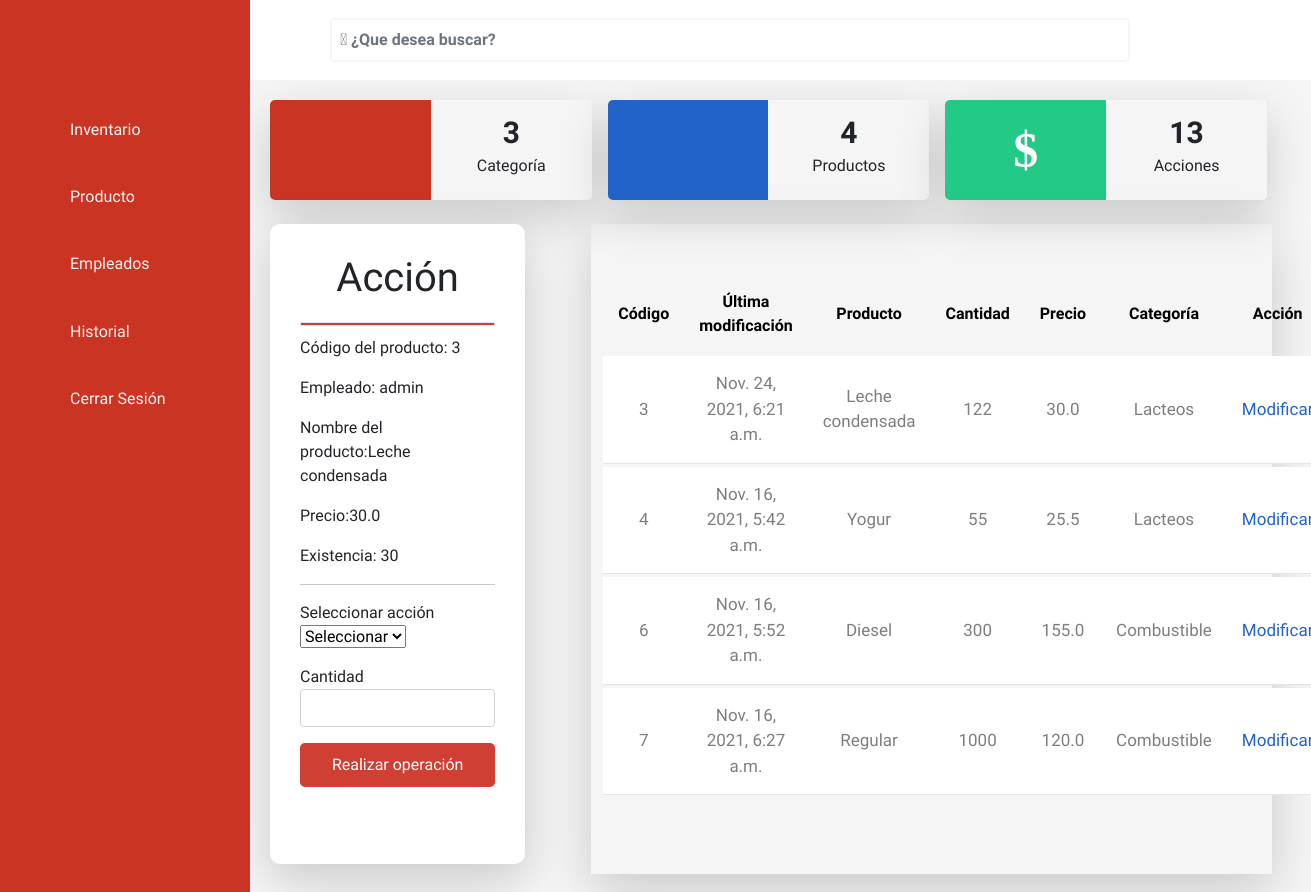
Screenshot of /NahuCar/inventory/3/ (signed in) with the database file from the repository.
### app_inventario/models.py (models this page shows, shortened)
class Inventories(models.Model):
    created_date    = models.DateTimeField(auto_now_add=True, null=True, blank=True)
    updated_date    = models.DateTimeField(auto_now=True, null=True, blank=True)
    inventory_stock = models.IntegerField(null=True, blank=True)
    product         = models.ForeignKey(Product, on_delete=models.CASCADE, null=True, blank=True)

class Product(models.Model):
    product_name      = models.CharField(max_length=50, null=True, blank=True)
    product_existence = models.IntegerField(null=True,blank=True)
    product_price     = models.FloatField(null=True, blank=True)
    category          = models.ForeignKey(Categories,on_delete=models.CASCADE, null=True, blank=True)
    product_active    = models.CharField(max_length=1, default="1", null=True, blank=True)

class Categories(models.Model):
    category_name = models.CharField(max_length=50, null=True, blank=True)

### app_inventario/views.py (the view, shortened to what this page needs)
# urls.py: path('inventory/', views.inventory, name='inventory'),
@login_required
def inventory(request,uid=None):
    if (request.method == "GET" and uid is None):
        categories =Categories.objects.all()
        products =  Product.objects.all()
        inventory = Inventories.objects.filter(product__product_active='1')
        history = InventoriesHistory.objects.all()
        q = request.GET.get('q')
        if q:
            if Inventories.objects.filter(id__startswith=q):
                inventory = Inventories.objects.filter(id__startswith=q).order_by('id')
            elif Inventories.objects.filter(updated_date__startswith=q):
                inventory = Inventories.objects.filter(updated_date__startswith=q).order_by('updated_date')
            elif Inventories.objects.filter(inventory_stock__startswith=q):
                inventory = Inventories.objects.filter(inventory_stock__startswith=q).order_by('inventory_stock')
            elif Product.objects.filter(product_name__startswith=q):
                inventory = Inventories.objects.filter(product__product_name__startswith=q)
            elif Product.objects.filter(product_price__startswith=q):
                inventory = Inventories.objects.filter(product__product_price__startswith=q)
            elif Categories.objects.filter(category_name__startswith=q):
                category_resultado = Categories.objects.filter(category_name__startswith=q)
                inventario = ""
                for x in category_resultado:
                    if Product.objects.filter(category=x):
                        inventory = Inventories.objects.filter(product__category=x)
                    elif inventario=="":
                        inventory = Inventories.objects.filter(product__product_active='1')
            else:
                inventory = Inventories.objects.filter(product__product_active='1')
        else:
            inventory = Inventories.objects.filter(product__product_active='1')
        ctx = {
            "count_categories": len(categories),
            "count_products": len(products),
            "count_inventory":len(history),
            "inventories": inventory,
        }
        return render(request, 'inventario/inventory.html', ctx)
    elif (request.method == "GET" and uid is not None):
        categories =Categories.objects.all()
        products =  Product.objects.all()
        history = InventoriesHistory.objects.all()
        inventory_by_id = get_object_or_404(Inventories, pk=uid)
        inventory = Inventories.objects.filter(product__product_active=1)
        ctx = {
            "count_categories": len(categories),
            "count_products": len(products),
            "count_inventory":len(history),
            "inventories": inventory,
            "inventory_by_id":inventory_by_id
        }
        return render(request, 'inventario/inventory.html', ctx)

### app_inventario/templates/inventario/inventory.html (shortened to what this page needs)
{% extends 'base.html' %}
{% load static %}
{% block css %}
    <link rel="stylesheet" href="{% static 'NahuCar/css/input_search.css' %}">
    <link rel="stylesheet" href="{% static 'NahuCar/css/form.css' %}">
    <link rel="stylesheet" href="{% static 'NahuCar/css/table.css' %}">
     <link rel="stylesheet" href="{% static 'NahuCar/css/inventory.css' %}">
{% endblock css %}
{% block search %}
    <form action="{% url 'NahuCar:inventory' %}" method="get">
        <input style="width:100vh;"type="search" name="q" value="{{ q|default_if_none:'' }}" class="form-control" autocomplete="off" placeholder=" ¿Que desea buscar?">
    </form>
{% endblock search %}
{% block container %}
    <div class="container">
        <div class="row container-analysis">
            <div class="box-analysis shadow-lg">
                <div id="box-category" class="box-icon">
                    <i class="fas fa-list-ul"></i>
                </div>
                <div class="box-description">
                    <p>{{count_categories}}</p>
                    <h4>Categoría</h4>
                </div>
            </div>
            <div class="box-analysis shadow-lg">
                <div id="box-product" class="box-icon">
                    <i class="fas fa-shopping-cart"></i>
                </div>
                <div class="box-description">
                    <p>{{count_products}}</p>
                    <h4>Productos</h4>
                </div>
            </div>
            <div class="box-analysis shadow-lg">
                <div id="box-action" class="box-icon">
                    <i class="fas fa-dollar-sign"></i>
                </div>
                <div class="box-description">
                    <p>{{count_inventory}}</p>
                    <h4>Acciones</h4>
                </div>
            </div>
        </div>
        <div class="row mt-4 ">
            <div class="col-3 shadow-lg style-form">
                {% if inventory_by_id %}
                    <h1 class="title-form">Acción</h1>
                    <div class="border"></div>
                    <p>Código del producto: {{inventory_by_id.id}}</p>
                    <p>Empleado: {{request.user}}</p>
                    <p>Nombre del producto:{{inventory_by_id.product.product_name}} </p>
                    <p>Precio:{{inventory_by_id.product.product_price}} </p>
                    <p>Existencia: {{inventory_by_id.product.product_existence}}</p>
                    <hr>
                    <form action="{% url 'NahuCar:inventory_update' inventory_by_id.id %}" method="post">
                        <div class="mb-3">
                            <label for="action">Seleccionar acción</label>
                            <select name="action" id="action" class="form-control-chosen">
                                <option value="">Seleccionar</option>
                            </select>
                        </div>
                        <div class="mb-3">
                            <label for="quantity">Cantidad</label>
                            <input type="text" name="quantity" class="form-control">
                        </div>
                        <button class="button-style">Realizar operación</button>
                    </form>
                {% else %}
                    <i>No hay datos para mostrar.</i>
                {% endif %}
            </div>
            <div class="col-8 shadow-lg ms-5">
                <table class="table-products mt-5">
                    <thead>
                        <tr>
                            <td>Código</td>
                            <td>Última modificación</td>
                            <td>Producto</td>
                            <td>Cantidad</td>
                            <td>Precio</td>
                            <td>Categoría</td>
                            <td>Acción</td>
                        </tr>
                    </thead>
                    <tbody>
                        {% for inventory in inventories  %}
                            <tr>
                                <td>{{inventory.id}}</td>
                                <td>{{inventory.updated_date}}</td>
                                <td>{{inventory.product.product_name}}</td>
                                <td>{{inventory.inventory_stock}}</td>
                                <td>{{inventory.product.product_price}}</td>
                                <td>{{inventory.product.category.category_name}}</td>
                                <td>
                                    <a href="{% url 'NahuCar:inventory_get' inventory.id %}">Modificar</a>
                                </td>
                            </tr>
                        {% endfor %}
                    </tbody>
                </table>
            </div>
        </div>
    </div>
{% endblock container %}

### app_inventario/static/NahuCar/css/menu.css (style rules this page uses)
* { margin: 0; padding: 0; box-sizing: border-box; text-decoration: none; }
body { margin-left: 80px; margin-top: 80px; transition: margin-left 300ms cubic-bezier(0.785, 0.135, 0.15, 0.86); background-color: #f5f5f5; font-family: 'muli','sans-serif'; }
a { text-decoration: none; }
h4 { font-size: 16px; }
.body-move { margin-left: 250px; }

### app_inventario/static/NahuCar/css/input_search.css (style rules this page uses)
input[type="search"] { margin-left: 30px; width: 70%; border: 2px solid #f5f5f5; border-radius: 5px; padding: 8px; }
input[type="search"]::placeholder { font-family: "Font Awesome 5 Free",'muli','sans-serif'; font-weight: 900; }

### app_inventario/static/NahuCar/css/form.css (style rules this page uses)
.style-form { height: 80vh; background-color: #fff; border-radius: 10px; box-shadow: 10px 10px 32px 0px rgba(0,0,0,0.2); padding: 30px; margin-right: 18px; margin-bottom: 10px; overflow-y: scroll; }
.style-form { -ms-overflow-style: none; }
.title-form { text-align:center; margin-bottom: 20px; }
.button-style { width: 100%; padding: 10px; background-color: #cf3f34; color: #fff; border: none; border-radius: 5px; }
.border { width: 100%; height: 4px; background-color: #cf3f34; margin-bottom: 10px; border: none; }

### app_inventario/static/NahuCar/css/table.css (style rules this page uses)
.table-products { width: 100%; text-align: center; border-collapse: separate; border-spacing: 0px 3px; }
.table-products thead, tbody, tr, td { padding: 15px; }
.table-products a { color: #2263c9; }
.table-products thead td { color: #000000; font-weight: bold; }
.table-products tbody tr { background-color: #fff; }
.table-products tbody td { font-size: 17px; color: #7D7F7D; border-bottom: 1px solid rgb(0, 0, 0, 0.1); }

### app_inventario/static/NahuCar/css/inventory.css (style rules this page uses)
.container-analysis { width: 100%; display: grid; grid-template-columns: 1fr 1fr 1fr; grid-gap: 2rem 1em; }
.box-analysis { display: flex; flex-direction: row; height: 100px; border-radius: 5px; margin: 0; padding: 0; }
.box-icon { display: flex; flex-direction: row; width: 50%; height: 100px; border-top-left-radius: 5px; border-bottom-left-radius: 5px; justify-content: center; align-items: center; font-size: 50px; color: #fff; }
.box-description { width: 50%; height: 100px; text-align: center; padding: 10px; font-size: 30px; font-weight: bold; }
.box-description h4 { margin-top: -15px; }
#box-category { background-color: #ca3422; }
#box-product { background-color: #2263c9; }
#box-action { background-color: #22c987; }
table { border-collapse: collapse; }

### rows the page displays
Inventories: id "3", product.product_name "Leche condensada", product.product_price "30.0", product.product_existence "30", updated_date "Nov. 24, 2021, 6:21 a.m.", inventory_stock "122", product.category.category_name "Lacteos"
Inventories: id "4", updated_date "Nov. 16, 2021, 5:42 a.m.", product.product_name "Yogur", inventory_stock "55", product.product_price "25.5", product.category.category_name "Lacteos"
Inventories: id "6", updated_date "Nov. 16, 2021, 5:52 a.m.", product.product_name "Diesel", inventory_stock "300", product.product_price "155.0", product.category.category_name "Combustible"
Inventories: id "7", updated_date "Nov. 16, 2021, 6:27 a.m.", product.product_name "Regular", inventory_stock "1000", product.product_price "120.0", product.category.category_name "Combustible"

### other values shown
{{ count_categories }} "3"
{{ count_products }} "4"
{{ count_inventory }} "13"
{{ request.user }} "admin"
